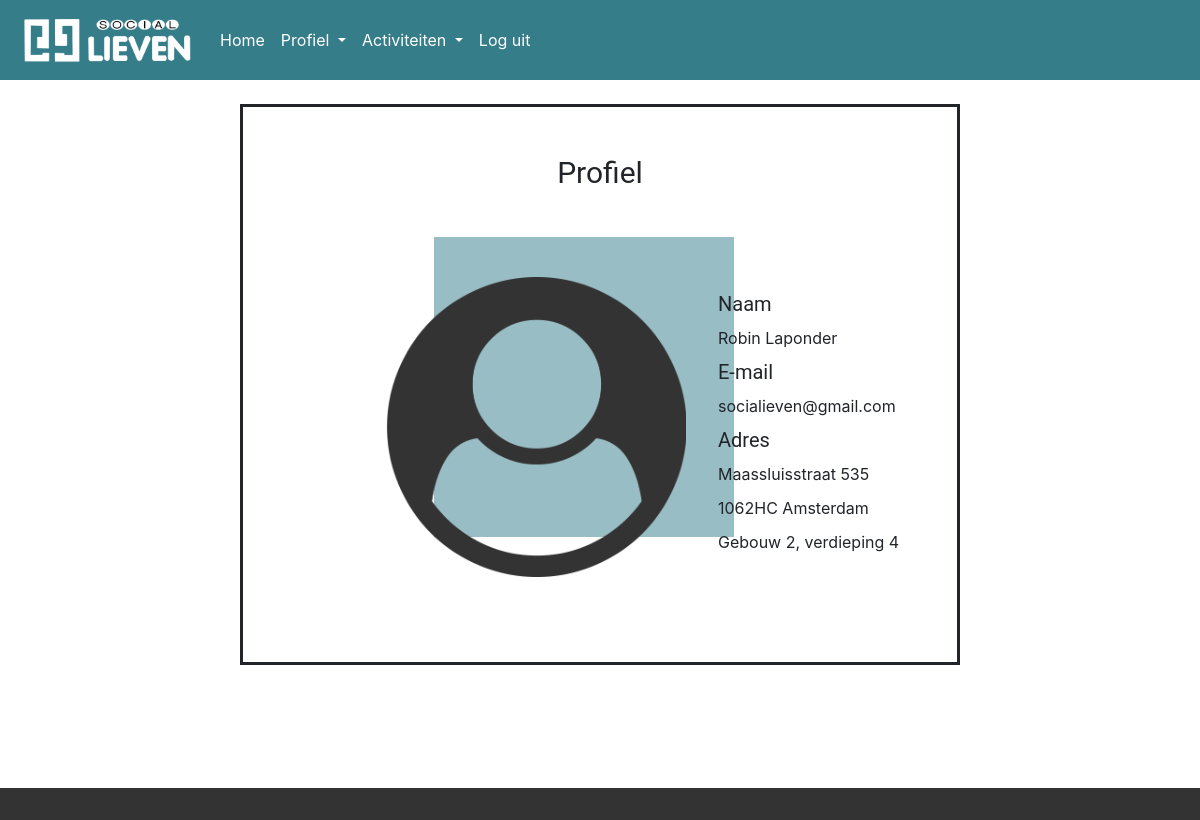
The page /profiel (signed in) on the database its author committed.
### users/models.py (models this page shows, shortened)
class CustomUser(AbstractUser):
    geboortedatum = models.CharField(max_length=10, null=True)
    straat = models.CharField(max_length=64, null=True)
    huisnummer = models.IntegerField(null=True)
    postcode = models.CharField(max_length=6, null=True)
    woonplaats = models.CharField(max_length=64, null=True)
    gebouw = models.IntegerField(null=True)
    verdieping = models.IntegerField(null=True)

### users/views.py (the view)
# urls.py: path('profiel', views.profiel, name='profiel')
def profiel(request):
    if not request.user.is_authenticated:
        context = {
            "loggedin": False,
            "message": "Helaas! Je moet ingelogd zijn om deze pagina te bezoeken."
        }
        return render(request, "users/index.html", context)
    context = {
        "user": request.user,
        "loggedin": True
    }
    return render(request, "users/profiel.html", context)

### users/templates/users/profiel.html (shortened to what this page needs)
{% extends "users/base.html" %}
{% block head %}
<link rel="stylesheet" href="../../../static/nicepage_profiel.css" media="screen">
{% endblock %}
{% block body %}
<section class="u-align-left u-clearfix u-section-1" id="sec-9ecc">
    <div class="u-clearfix u-sheet u-sheet-1 container" style="margin-bottom:5vw">
        <h3 style="margin-bottom:-3vw; margin-top:4vw">Profiel</h3>
        <div class="u-clearfix u-gutter-0 u-layout-wrap u-layout-wrap-1">
            <div class="u-layout">
                <div class="u-layout-row">
                    <div class="u-container-style u-expand-resize u-layout-cell u-left-cell u-size-30 u-layout-cell-1">
                        <div class="u-container-layout u-container-layout-1">
                            <img class="u-image u-image-1" src="../../../../static/user.PNG" data-image-width="150" data-image-height="150">
                        </div>
                    </div>
                    <div class="u-align-left u-container-style u-layout-cell u-right-cell u-size-30 u-layout-cell-2">
                        <div class="u-container-layout u-valign-middle u-container-layout-2">
                            <h5 class="u-text u-text-1">Naam<br></h5>
                            <p class="u-text u-text-2">{{ user.first_name }} {{ user.last_name }}</p>
                            <h5 class="u-text u-text-3">E-mail<br></h5>
                            <p class="u-text u-text-4">{{ user.email }}<br></p>
                            <h5 class="u-text u-text-5">Adres<br></h5>
                            <p class="u-text u-text-6">{{ user.straat }} {{ user.huisnummer }}<br></p>
                            <p class="u-text u-text-7">{{ user.postcode }} {{ user.woonplaats }}<br></p>
                            <p class="u-text u-text-7">Gebouw {{ user.gebouw }}, verdieping {{ user.verdieping }}<br></p>
                        </div>
                    </div>
                </div>
            </div>
        </div>
    </div>
</section>
{% endblock %}

### socialieven/static/nicepage_profiel.css (style rules this page uses)
.u-section-1 .u-sheet-1 { min-height: 507px }
.u-section-1 .u-layout-wrap-1 { width: 856px; margin: 28px auto 0 }
.u-section-1 .u-layout-cell-1 { min-height: 479px; background-image: none }
.u-section-1 .u-container-layout-1 { padding: 0 }
.u-section-1 .u-image-1 { width: 300px; height: 300px; margin: -260px 0 0 auto }
.u-section-1 .u-layout-cell-2 { min-height: 479px }
.u-section-1 .u-container-layout-2 { padding: 30px 60px }
.u-section-1 .u-text-1 { margin: 0 28px 0 -28px }
.u-section-1 .u-text-2 { margin: 10px 28px 0 -28px }
.u-section-1 .u-text-3 { margin: 10px 28px 0 -28px }
.u-section-1 .u-text-4 { margin: 10px 28px 0 -28px }
.u-section-1 .u-text-5 { margin: 10px 28px 0 -28px }
.u-section-1 .u-text-6 { margin: 10px 28px 0 -28px }
.u-section-1 .u-text-7 { margin: 10px 28px 0 -28px }

### socialieven/static/stylesheet.css (style rules this page uses)
body { background-image: url(../../../static/background.jpg); -webkit-background-size: cover; background-size: cover; background-repeat: no-repeat; background-attachment: fixed; background-position: center top; height: 100vh; }
@media only screen and (min-width: 450px) { div.container { width: 60vw; } }
div.container { border-style: solid !important; margin-top: 2vw; margin-bottom: 2vw; text-align: center !important; background-color: rgba(255, 255, 255, 0.7); }

### rows shown on the page
CustomUser: first_name "Robin", last_name "Laponder", email "socialieven@gmail.com", straat "Maassluisstraat", huisnummer "535", postcode "1062HC", woonplaats "Amsterdam", gebouw "2", verdieping "4"
